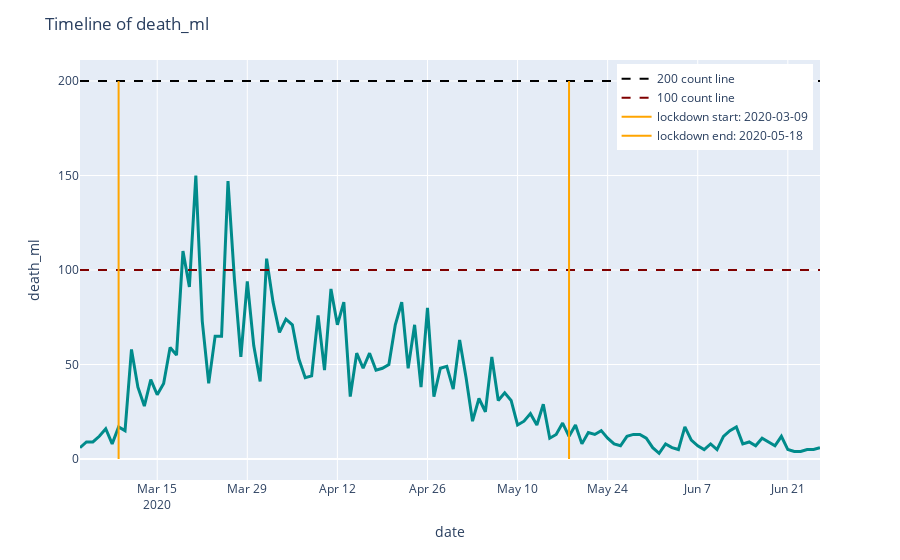

The code cell stored with this chart in its notebook:
### Markdown cell above
### 4.2.7) Plot by date for: Milan

### Code cell
# 4.2.7.1) Timeline of confirmed deaths
plot_death_by_date(df_final, 'date', 'death_ml', lock_dict.get('ml').get('start'), lock_dict.get('ml').get('end'))
# plot_death_by_date(df_final, 'date', 'death_ml_ip', lock_dict.get('ml').get('start'), lock_dict.get('ml').get('end'))
